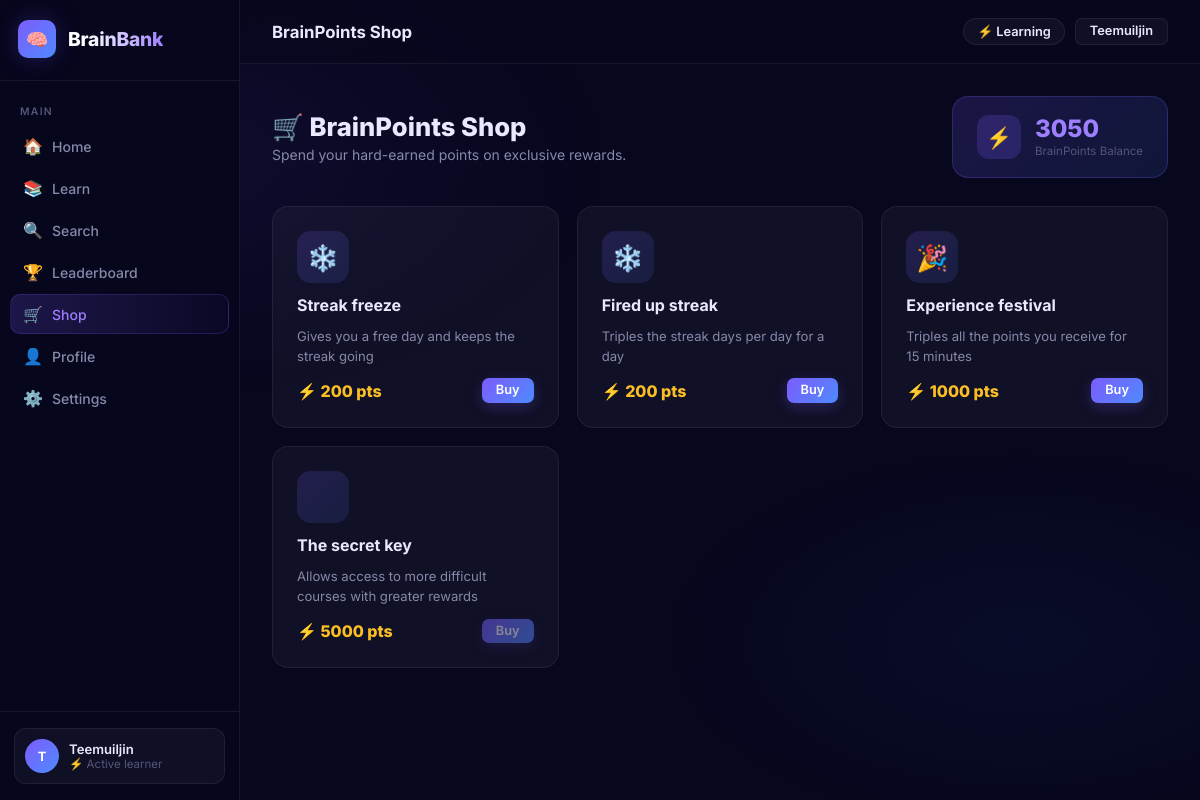
The page /shop/ (signed in) on the database as committed earlier.
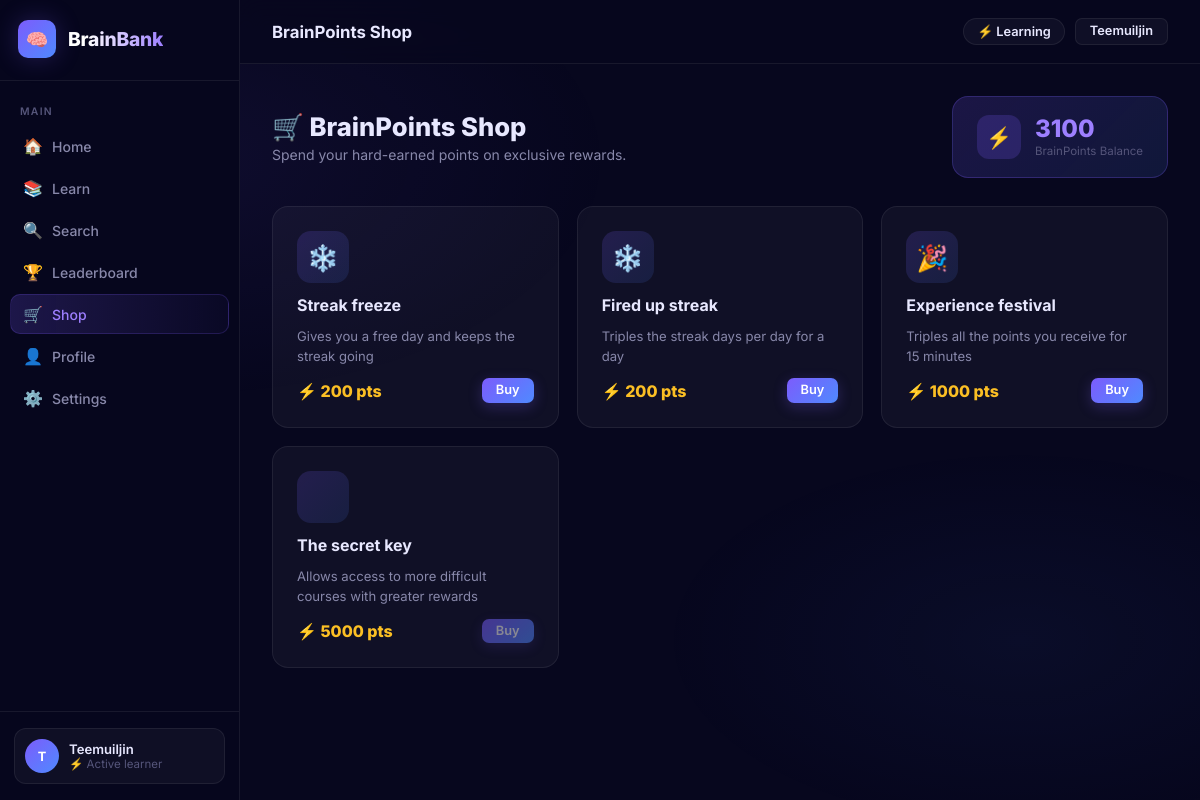
The same page on the database as committed later.
### courses/models.py (models this page shows, shortened)
class PlayerProfile(models.Model):
    user = models.OneToOneField(User, on_delete=models.CASCADE)
    points = models.IntegerField(default=0)
    current_streak = models.IntegerField(default=0)
    longest_streak = models.IntegerField(default=0)
    last_activity_date = models.DateField(blank=True, null=True)
    streak_freeze_count = models.IntegerField(default=0, help_text="Number of streak freeze items")
    fired_up_streak_until = models.DateTimeField(blank=True, null=True, help_text="Fired up streak active until")
    experience_festival_until = models.DateTimeField(blank=True, null=True, help_text="Experience festival active until")

### courses/views.py (the view)
# urls.py: path('shop/', views.shop, name='shop'),
@login_required(login_url='/login/')  # Use the correct login URL
def shop(request):
    player_profile, created = PlayerProfile.objects.get_or_create(user=request.user)
    shop_items = ShopItem.objects.all()
    return render(request, 'shop.html', {
        'player_profile': player_profile,
        'shop_items': shop_items
    })

### courses/context_processors.py (called while the page is built)
def active_effects(request):
    if request.user.is_authenticated:
        try:
            player_profile = PlayerProfile.objects.get(user=request.user)
            effects = []
            now = timezone.now()
            if player_profile.streak_freeze_count > 0:
                effects.append('❄️')
            if (player_profile.fired_up_streak_until and
                now < player_profile.fired_up_streak_until):
                effects.append('🔥')
            if (player_profile.experience_festival_until and
                now < player_profile.experience_festival_until):
                effects.append('🎉')
            return {'active_effects': effects}
        except PlayerProfile.DoesNotExist:
            pass
    return {'active_effects': []}

### courses/templates/shop.html (shortened to what this page needs)
{% extends "base.html" %}
{% block page_title %}BrainPoints Shop{% endblock %}
{% block nav_shop %}active{% endblock %}
{% block content %}
    <div class="shop-header">
        <div class="shop-header-left">
            <h1>🛒 BrainPoints Shop</h1>
            <p>Spend your hard-earned points on exclusive rewards.</p>
        </div>
        <div class="balance-card">
            <div class="balance-icon">⚡</div>
            <div>
                <div class="balance-amount">{{ player_profile.points }}</div>
                <div class="balance-label">BrainPoints Balance</div>
            </div>
        </div>
    </div>
    <div class="shop-grid">
        {% for item in shop_items %}
        <div class="shop-item-card">
            <div class="item-icon-wrap">{{ item.icon }}</div>
            <div class="item-name">{{ item.name }}</div>
            <div class="item-desc">{{ item.description }}</div>
            <div class="item-footer">
                <div class="item-price">
                    ⚡ {{ item.price }} pts
                </div>
                <form method="post" action="{% url 'buy_item' item.id %}">
                    <button type="submit" class="btn btn-primary btn-sm"
                        {% if player_profile.points < item.price %}disabled style="opacity:0.5;cursor:not-allowed;"{% endif %}>
                        Buy
                    </button>
                </form>
            </div>
        </div>
        {% empty %}
        <div class="card" style="grid-column:1/-1;text-align:center;padding:48px;color:var(--text-muted);">
            The shop is empty right now. Check back soon!
        </div>
        {% endfor %}
    </div>
{% endblock %}

Rows that differ between the two databases and show on the page:
changed PlayerProfile: points "3050" → "3100"
